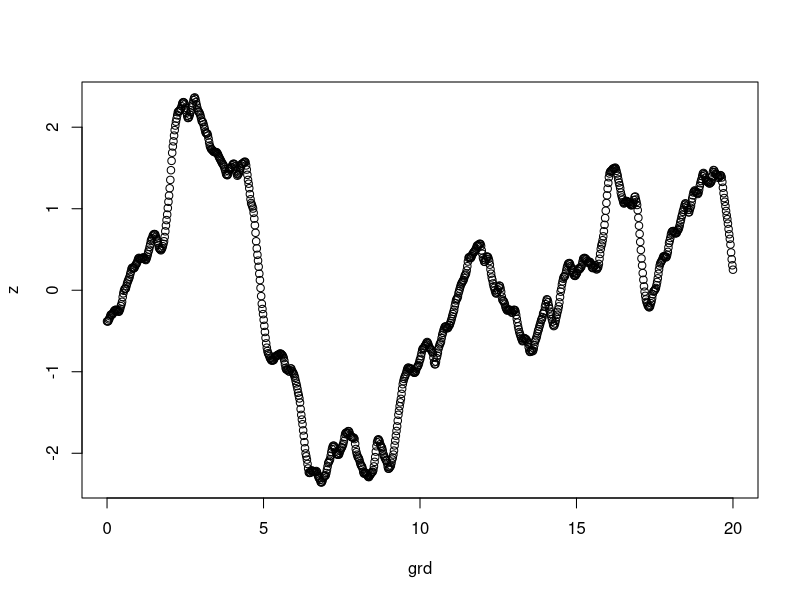
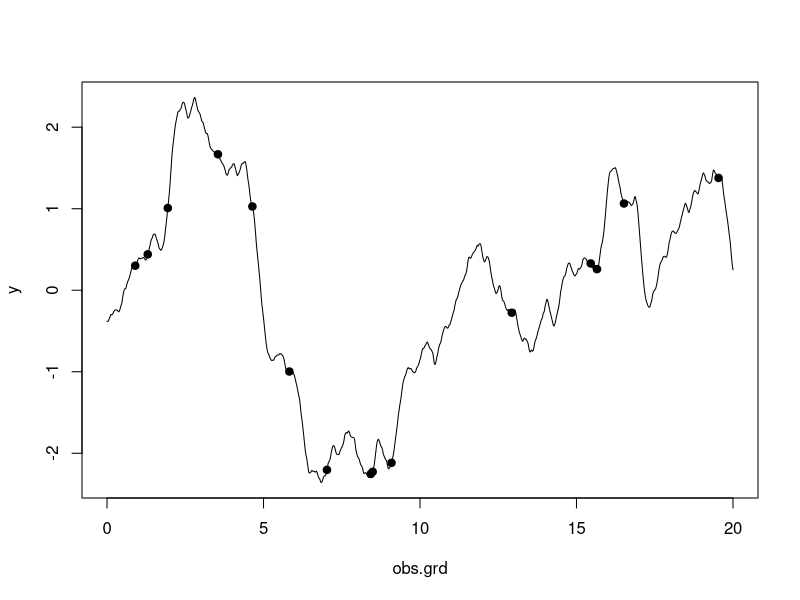
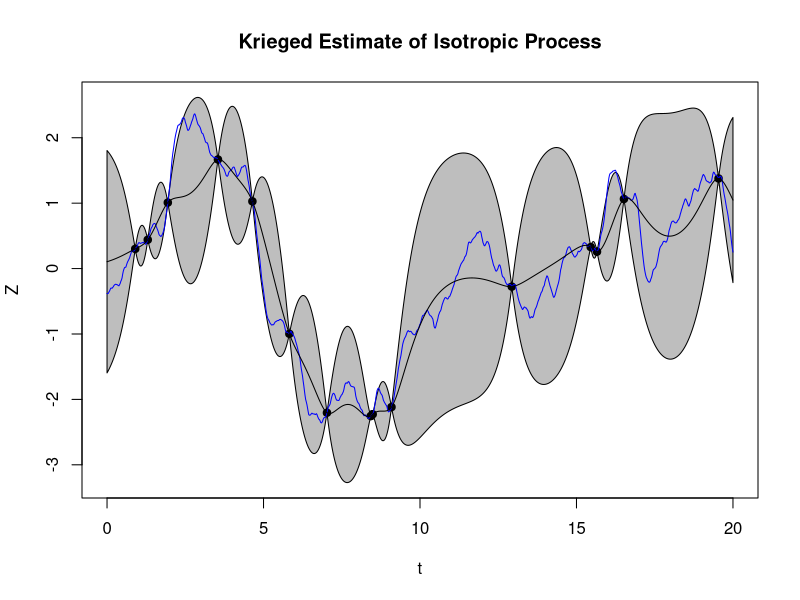

Generate these figures, in order, with R: (Note: this script raises an error after producing the figures.)
################################################################################################
## Kriging uncertainty: 1D (simple kriging)
################################################################################################

library(fields)

##
## Generate some 1-d observations Y(s) = Z(s), E Z(s) = 0
##

n <- 1000

grd <- seq(0,20,length.out=n)
dist.mat <- rdist(grd)

## Matern: a=1, nu=1.5
Sigma <- Matern(dist.mat,range=0.5,nu=1.5)
Sigma.c <- chol(Sigma)

z <- t(Sigma.c) %*% rnorm(n)

plot(z~grd,type="b")

## Observations
ns <- 15
#these <- seq(1,n,length = 15) # uniform obs (a)
these <- sort(sample(1:n,ns)) # random places (b)
obs.grd <- grd[these]
y <- z[these]

plot(y~obs.grd,pch=19,xlim=range(grd),ylim=range(z))
lines(z~grd)

##
## Simple kriging with predictive uncertainty
##

## Simple kriging
Sigma <- Sigma[these,these]
dim(Sigma)

dist.to.pred <- rdist(obs.grd,grd)
Sigma0 <- Matern(dist.to.pred,range=0.5,nu=1.5)
dim(Sigma0)

y.hat <- t(Sigma0) %*% solve(Sigma) %*% y

# Kriging variance and standard error
y.hat.var <- 1 - diag(t(Sigma0) %*% solve(Sigma) %*% Sigma0)
y.hat.var[y.hat.var < 0] <- 0
y.hat.se <- sqrt(y.hat.var)

y.hat.up <- y.hat + 1.96 * y.hat.se
y.hat.dn <- y.hat - 1.96 * y.hat.se

plot(y~obs.grd,pch=19,xlim=range(grd),ylim=range(y.hat.up,y.hat.dn),
     main = "Krieged Estimate of Isotropic Process",
     xlab = "t", ylab = "Z")
polygon(x=c(grd,rev(grd)),y=c(y.hat.up,rev(y.hat.dn)),col="grey")
points(y~obs.grd,pch=19)

lines(z~grd,col="blue")
lines(y.hat~grd)

legend(x=locator(1),legend=c("Real Process","Kriged Estimate","95% Interval"),lty=1,col=c("Blue","black","grey"))
